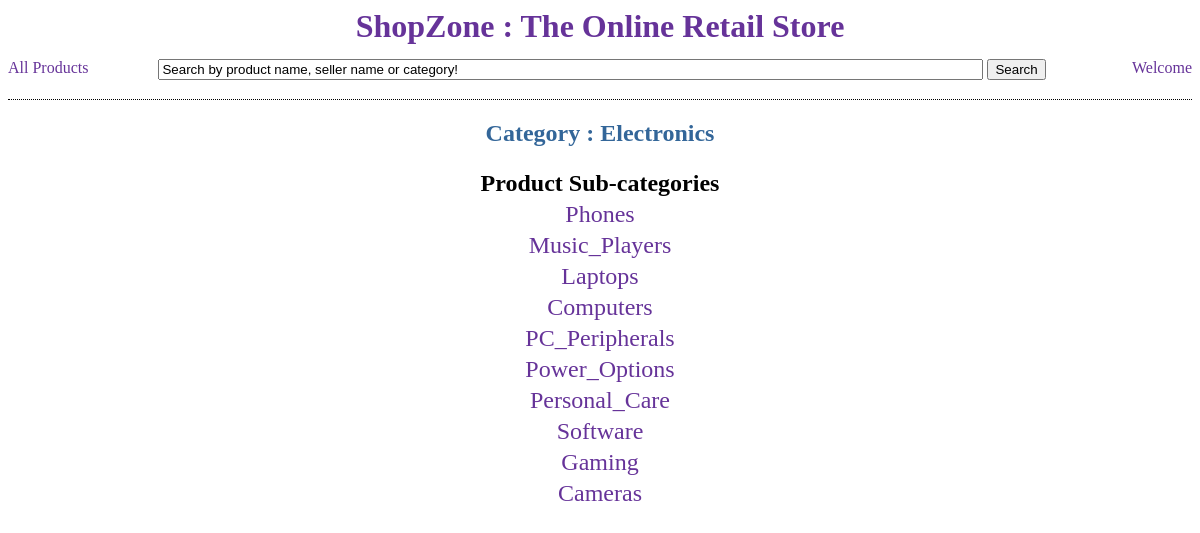
The app's page /shop/Electronics/ with its own data.
### store/models.py (models this page shows, shortened)
class Category(models.Model):
    category_name = models.CharField(max_length=20)

class SubCategory(models.Model):
    sub_category_name = models.CharField(max_length=20)
    category = models.ForeignKey(Category)
    def __str__(self):
        return self.sub_category_name

### store/views.py (the view)
# urls.py: url(r'^(?P<product_category>\w+)/$', views.by_category),
def by_category(request, product_category): ## T2 Done.
	try:
		if user is None:
			return HttpResponseRedirect('/shop/login/')
	except:
		return HttpResponseRedirect('/shop/login/')
	product_category = product_category[0].upper() + product_category[1:].lower()
	all_products_list = Product.objects.all()
	sub_categories = list(set([i.category for i in all_products_list if i.category.category.category_name == product_category]))
	context = {'sub_categories': sub_categories, 'product_category': product_category}
	return render(request, 'store/by_category.html', context)

### store/templates/store/by_category.html (shortened to what this page needs)
<html>
	<head>
	</head>
	{% include "store/top.html" %}
		<div>
			<h2 align="center" style="color:#336699">
			{% if from_search %}
				Search results for : {{ product_category }}
			{% else %}
				Category : {{ product_category }}
			{% endif %} </h2>
		</div>
		<div style="font-size:1.5em;">
			{% if sub_categories %}
				<table align="center" style="font-size:1em;" border=0>
					<tr align="center">
						<th style="width:500px;">Product Sub-categories</th>
					</tr>
					{% for sub in sub_categories %}
						<tr align="center">
							<td> <a href="/shop/by_search/{{ sub }}"><div class="linkdiv">{{ sub }}</a></div></td>
						</tr>
					{% endfor %}
			{% else %}
				<p>No products are available.</p>
			{% endif %}
	{% include "store/bottom.html" %}

### store/templates/store/style.html (style rules this page uses)
a:link { text-decoration:none }

### records on screen
Category: category_name "Electronics"
SubCategory: sub_category_name "Phones"
SubCategory: sub_category_name "Music_Players"
SubCategory: sub_category_name "Laptops"
SubCategory: sub_category_name "Computers"
SubCategory: sub_category_name "PC_Peripherals"
SubCategory: sub_category_name "Power_Options"
SubCategory: sub_category_name "Personal_Care"
SubCategory: sub_category_name "Software"
SubCategory: sub_category_name "Gaming"
SubCategory: sub_category_name "Cameras"
